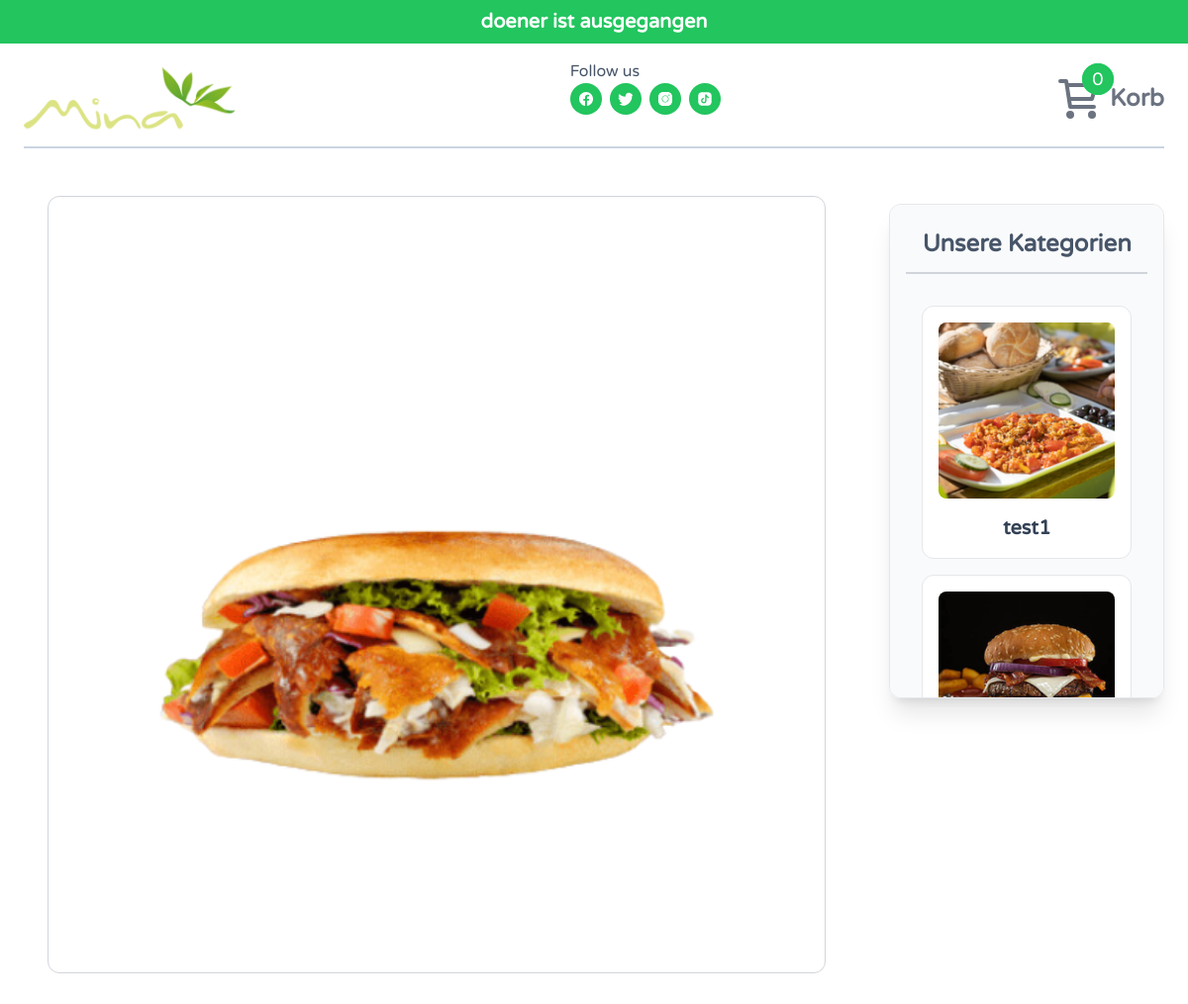
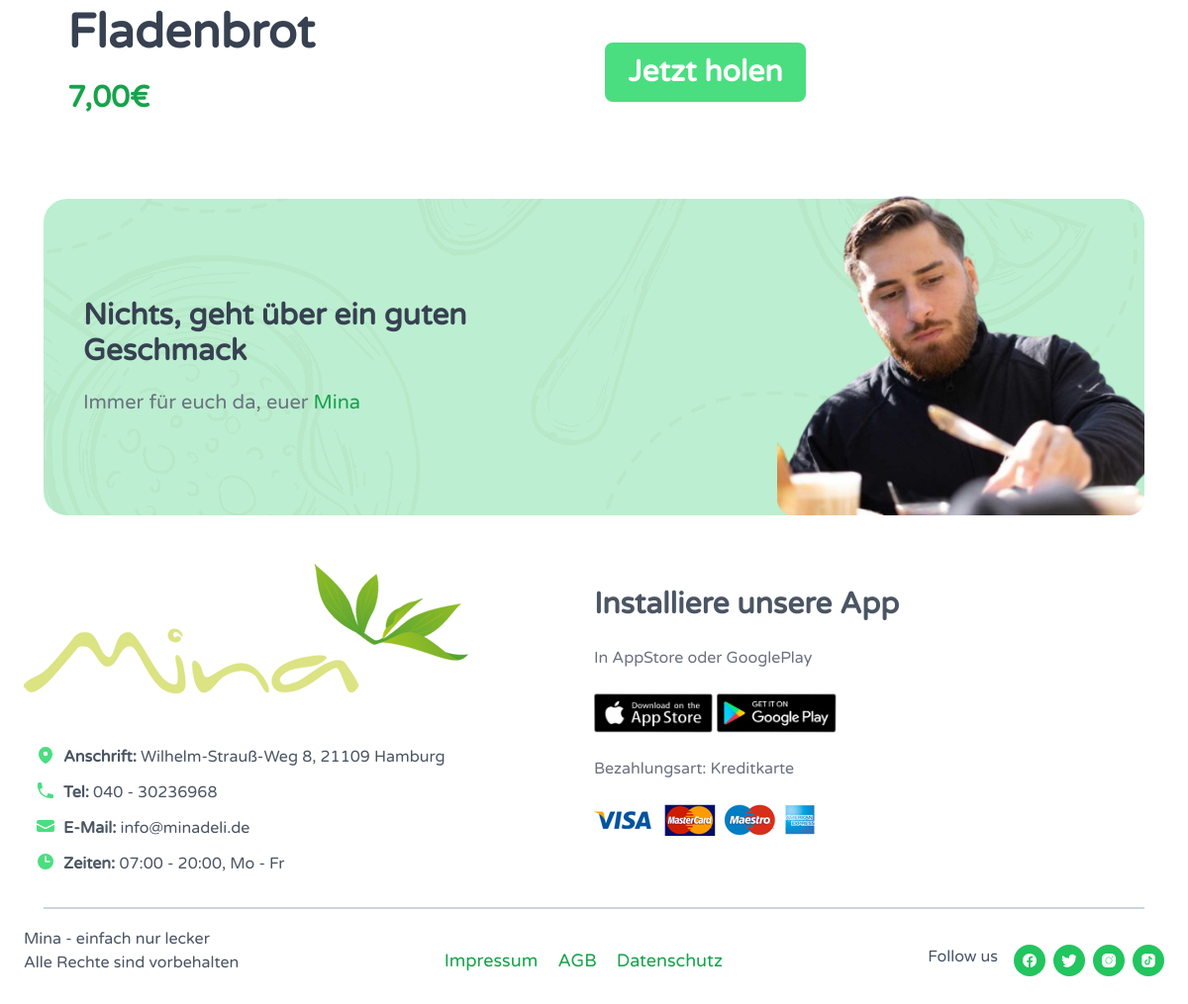
The app's page /product/fladenbrot/ with its own data (2 pictures, top to bottom).
### p1/models.py (models this page shows, shortened)
class Notification(models.Model):
    message = models.CharField(max_length=300)
    status = models.BooleanField(default=False)

class Product(models.Model):
    active = models.BooleanField(default=True)
    image = models.ImageField(upload_to="product/", default="default/logo.png")
    created_date = models.DateTimeField(auto_now_add=True)
    name = models.CharField(max_length=200, unique=True)
    private = models.CharField(max_length=100, blank=True)
    slug = models.SlugField(max_length=200, unique=True)
    price = models.DecimalField(max_digits=10, decimal_places=2, default=0.00)
    description = models.TextField(blank=True)
    category = models.ForeignKey(Category, on_delete=models.CASCADE)

class Category(models.Model):
    name = models.CharField(max_length=200, unique=True)
    slug = models.SlugField(max_length=200, unique=True)
    image = models.ImageField(upload_to="category/", default="default/logo.png")
    background = models.ImageField(upload_to="category/", default="default/logo.png")
    rank = models.IntegerField(default=0, null=True)
    class Meta:
        verbose_name_plural = "Categories"

class Random(models.Model):
    message = models.TextField()
    image = models.ImageField(upload_to="random/", default="default/logo.png")

### p1/views.py (the view)
# urls.py: path("product/<slug:pslug>/", views.detail, name="detail"),
def detail(request, pslug):
    product = Product.objects.get(slug=pslug)
    queries = Query.objects.filter(product_query__name=product.name)
    variations = Variation.objects.filter(
        query_variation__name__in=[i.name for i in queries]
    )
    print("variations", variations)
    context = {
        "product": product,
        "queries": queries,
        "variations": variations,
    }
    return render(request, "p1/detail.html", context)

### p1/models.py (called while the page is built)
    def __str__(self) -> str:
        if self.private == "":
            return f"{self.name}"
        else:
            return f"PRIVAT: {self.private} | {self.name}"

### p1/views.py (called while the page is built)
def notification(request):
    notifications = Notification.objects.filter(status=True)
    return {"notifications": notifications}

def all_categories(request):
    all_categories = Category.objects.all().order_by("rank")
    return {"all_categories": all_categories}

def cart_count(request):
    try:
        cart_count = len(request.session["cart"])
    except:
        cart_count = 0
    return {"cart_count": cart_count}

def random_item(request):
    random_item = random.choice(list(Random.objects.all()))
    return {"random_item": random_item}

### templates/p1/detail.html (shortened to what this page needs)
{% extends "p1/base.html" %}
{% load static %}
{% block main %}
<main class="md:flex-row md:space-x-10 flex flex-col py-4">
    <div class="md:p-6 rounded-2xl md:w-3/4 p-2 mb-6 space-y-10">
        <img
            class="rounded-xl w-full border border-gray-300"
            src="{{product.image.url}}"
            alt="{product.name}"
        >
        <div class="md:flex-row md:px-5 flex flex-col items-center justify-between space-y-5">
            <div class="space-y-6">
                <h1 class="text-5xl font-black text-gray-700">{{product.name}}</h1>
                {% if product.price == 0.00 %}
                <h2 class="md:text-start invisible text-3xl font-bold text-center text-green-600">{{product.price}}€
                </h2>
                {% else %}
                <h2 class="md:text-start text-3xl font-bold text-center text-green-600">{{product.price}}€</h2>
                {% endif %}
            </div>
            <div
                id="data"
                x-cloak
                x-data="{
                            showModal: false,
                            state: -1,
                        }"
            >
                <button
                    @click="showModal = true"
                    type="button"
                    id="add-button"
                    class="hover:border-2 hover:border-green-700 hover:bg-white hover:text-green-700 hover:scale-105 px-6 py-3 text-3xl font-bold text-white duration-500 bg-green-400 rounded-lg"
                >
                    Jetzt holen</button>
            </div>
        </div>
    </div>
    {% include 'p1/category_bar.html' %}
</main>
{% endblock main %}

### templates/p1/header.html (shortened to what this page needs)
{% load static%}
{% for i in notifications%}
<section class="py-2 my-4 -mx-6 -mt-4 text-xl font-bold text-center text-white bg-green-500">{{i.message}}
</section>
{%endfor%}
<header class="relative flex justify-between">
    <a
        href="{% url 'home'%}"
        class="hover:scale-110 duration-300 cursor-pointer"
    >
        <img
            class="h-20"
            src="{% static 'mina/logo.png' %}"
            alt="logo"
        >
    </a>
    <div class="md:block hidden">
        <div class="text-slate-600">Follow us</div>
        <div class="flex space-x-2">
            <a href="https://facebook.com">
            </a>
            <a href="https://twitter.com">
            </a>
            <a href="https://instagram.com">
            </a>
            <a href="https://tiktok.com">
            </a>
        </div>
    </div>
    <a
        href="{% url 'cart'%}"
        class="hover:-translate-x-3 flex items-center space-x-2 duration-300"
    >
        <div class="size-12 relative">
            <div class="-top-3 -right-3 absolute">
                <div class="relative">
                    <div
                        class="size-8 absolute inset-0 flex items-center justify-center h-full text-lg text-white bg-green-500 rounded-full">
                        <div>{{cart_count}}</div>
                    </div>
                </div>
            </div>
        </div>
        <p class="text-2xl font-semibold text-gray-500">Korb</p>
    </a>
</header>
<hr class="border-slate-300 my-2 border-t-2">

### templates/p1/category_bar.html
{% load static%}
<div class="md:w-1/4 sm:order-1 sm:my-0 justify-center order-2 my-6">
    <div
        class="top-4 sticky [&::-webkit-scrollbar]:hidden bg-gray-50 shadow-xl mx-auto sm:mt-8 border rounded-xl w-full sm:w-auo sm:h-[500px] [-ms-overflow-style:none] overflow-x-auto sm:overflow-y-auto [scrollbar-width:none]">
        <h3 class="text-slate-600 px-2 pt-6 pb-3 mx-4 text-2xl font-bold text-center border-b-2 border-gray-300">
            Unsere
            Kategorien</h3>
        <div class="sm:flex-col sm:p-8 sm:space-x-0 flex p-3 space-x-4 space-y-4">
            {% for c in all_categories %}
            <div
                class="hover:border-2 hover:shadow-2xl rounded-xl min-w-52 sm:min-w-5/6 hover:scale-105 hover:boder-gray-700 p-4 duration-500 ease-in-out bg-white border border-gray-200 cursor-pointer">
                <a
                    href="{% url 'category' c.slug %}"
                    class="space-y-4"
                >
                    <img
                        src="{{c.background.url}}"
                        alt=""
                        class="object-cover mx-auto overflow-hidden rounded-lg"
                    >
                    <div class="group-hover:text-green-500 text-slate-700 text-xl font-bold text-center duration-500">
                        {{c.name}}
                    </div>
                </a>
            </div>
            {% endfor %}
        </div>
    </div>
</div>

### templates/p1/footer.html (shortened to what this page needs)
{% load static%}
<div
    class="rounded-3xl h-80 relative flex items-center p-10 m-5 bg-green-100"
    style="background-image: url({% static 'mina/img/banner-10.png' %})"
>
    {% if random_item %}
            <div class="w-2/3 py-4 space-y-5">
                <div class="w-2/3 text-3xl font-bold text-gray-700">{{random_item.message}}</div>
                <div class="text-xl text-gray-500">Immer für euch da, euer <span class="text-green-600">Mina</span>
                </div>
            </div>
            <div class="absolute bottom-0 right-0 w-1/3">
                <img
                    src="{{random_item.image.url}}"
                    alt=""
                    class="max-h-96 rounded-2xl overflow-hidden"
                >
            </div>
    {% endif %}
</div>
<footer>
    <div class="md:flex-row flex flex-col items-center my-8">
        <div class="basis-1/2 space-y-8">
            <img
                src="{% static 'mina/logo.png' %}"
                alt=""
            >
            <div class="mx-3 my-4 space-y-3">
                <div class="flex space-x-2">
                    <span class="text-gray-600"><b>Anschrift:</b> Wilhelm-Strauß-Weg 8, 21109 Hamburg</span>
                </div>
                <div class="flex space-x-2">
                    <span class="text-gray-600"><b>Tel:</b> 040 - 30236968</span>
                </div>
                <div class="flex space-x-2">
                    <svg
                        xmlns="http://www.w3.org/2000/svg"
                        viewBox="0 0 20 20"
                        fill="currentColor"
                        class="size-5 text-green-400"
                    >
                        <path
                            d="M3 4a2 2 0 0 0-2 2v1.161l8.441 4.221a1.25 1.25 0 0 0 1.118 0L19 7.162V6a2 2 0 0 0-2-2H3Z"
                        />
                        <path
                            d="m19 8.839-7.77 3.885a2.75 2.75 0 0 1-2.46 0L1 8.839V14a2 2 0 0 0 2 2h14a2 2 0 0 0 2-2V8.839Z"
                        />
                    </svg>
                    <span class="text-gray-600"><b>E-Mail:</b> info@minadeli.de</span>
                </div>
                <div class="flex space-x-2">
                    <svg
                        xmlns="http://www.w3.org/2000/svg"
                        viewBox="0 0 20 20"
                        fill="currentColor"
                        class="size-5 text-green-400"
                    >
                        <path
                            fill-rule="evenodd"
                            d="M10 18a8 8 0 1 0 0-16 8 8 0 0 0 0 16Zm.75-13a.75.75 0 0 0-1.5 0v5c0 .414.336.75.75.75h4a.75.75 0 0 0 0-1.5h-3.25V5Z"
                            clip-rule="evenodd"
                        />
                    </svg>
                    <span class="text-gray-600"><b>Zeiten:</b> 07:00 - 20:00, Mo - Fr</span>
                </div>
            </div>
        </div>
        <div class="basis-1/2 py-6 space-y-6">
            <h2 class="text-3xl font-bold text-gray-600">Installiere unsere App</h2>
            <h3 class="text-gray-500"> In AppStore oder GooglePlay</h3>
            <div class="flex space-x-1">
                <img
                    class="hover:-translate-y-1 h-10 duration-300 ease-in-out"
                    src="{% static 'mina/img/as.jpg' %}"
                    alt=""
                >
                <img
                    class="hover:-translate-y-1 h-10 duration-300 ease-in-out"
                    src="{% static 'mina/img/gp.jpg' %}"
                    alt=""
                >
            </div>
            <p class="text-gray-500"> Bezahlungsart: Kreditkarte</p>
            <img
                src="{% static 'mina/img/payment.png' %}"
                alt=""
            >
        </div>
    </div>
    <hr class="border-slate-300 mx-5 my-2 border-t-2">
    <div class="md:flex-row md:justify-between flex flex-col items-center justify-center my-4 space-y-5">
        <div>
            <div class="text-gray-600">Mina - einfach nur lecker</div>
            <div class="text-gray-600">Alle Rechte sind vorbehalten</div>
        </div>
        <div>
            <div class="space-x-4">
                <a
                    class="hover:text-green-500 text-lg text-green-600"
                    href=""
                >Impressum</a>
                <a
                    class="hover:text-green-500 text-lg text-green-600"
                    href=""
                >AGB</a>
                <a
                    class="hover:text-green-500 text-lg text-green-600"
                    href=""
                >Datenschutz</a>
            </div>
        </div>
        <div class="flex space-x-4">
            <div class="text-slate-600">Follow us</div>
            <div class="flex space-x-2">
                <a href="https://facebook.com">
                </a>
                <a href="https://twitter.com">
                </a>
                <a href="https://instagram.com">
                </a>
                <a href="https://tiktok.com">
                </a>
            </div>
        </div>
    </div>
</footer>

### records on screen
Notification: message "doener ist ausgegangen"
Product: image (picture), name "Fladenbrot", price "7,00"
Category: background (picture), name "test1"
Category: background (picture)
Random: message "Nichts, geht über ein guten Geschmack", image (picture)

### other values on screen
{{ cart_count }} "0"
